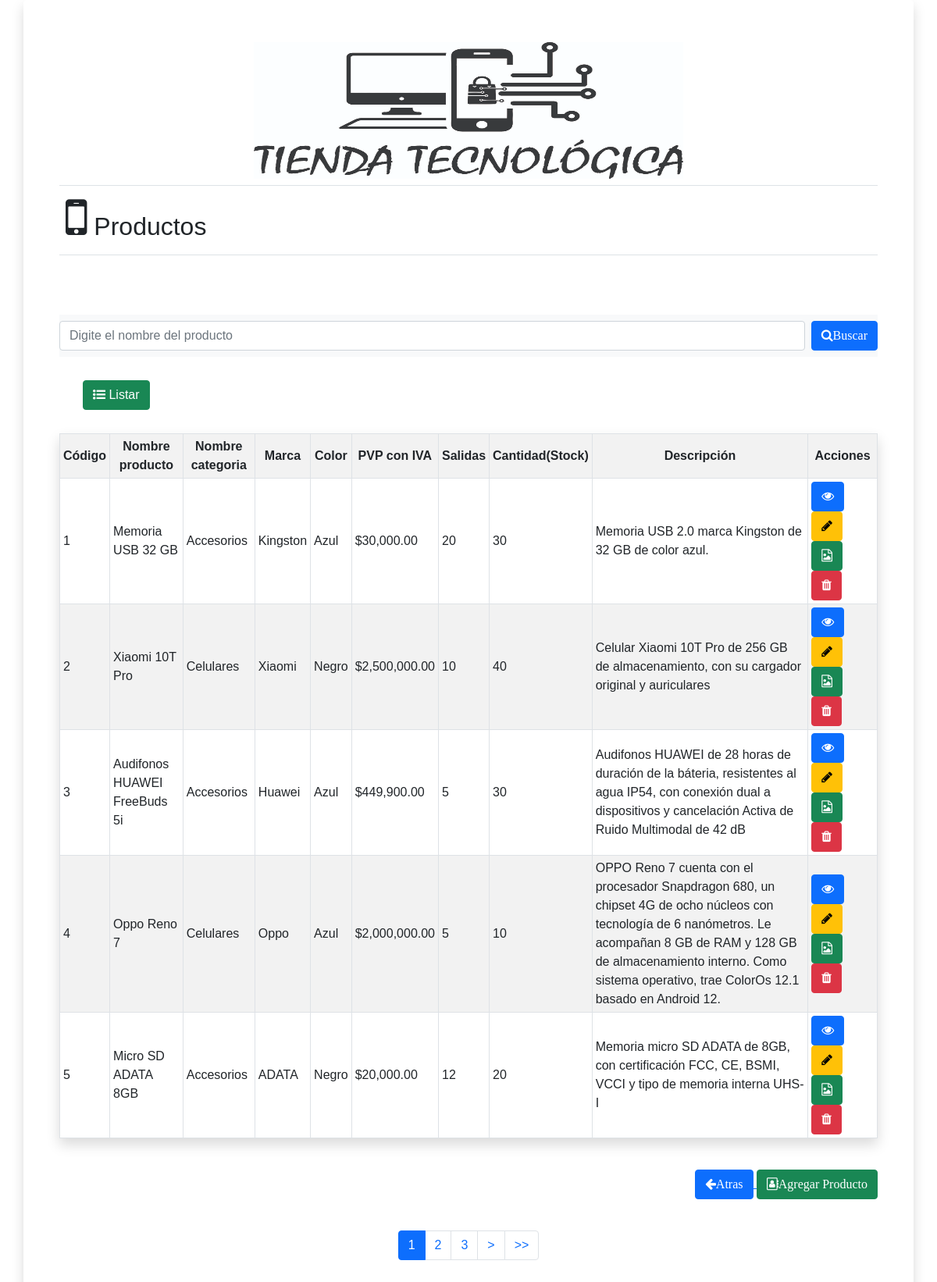
Page /vistas/productos/productos.php on the committed database.
### tables this page shows
CREATE TABLE `productos` (
  `id_producto` int(100) NOT NULL,
  `nombre_producto` varchar(50) NOT NULL,
  `id_categoria_producto` int(100) NOT NULL,
  `marca_producto` varchar(30) NOT NULL,
  `color_producto` varchar(30) NOT NULL,
  `pvp_con_iva_producto` decimal(19,2) NOT NULL,
  `salidas_producto` int(100) NOT NULL,
  `cantidad_stock_producto` int(100) NOT NULL,
  `descripcion_producto` varchar(250) NOT NULL
);

CREATE TABLE `categorias` (
  `id_categoria` int(100) NOT NULL,
  `nombre_categoria` varchar(70) NOT NULL,
  `estado_categoria` varchar(20) NOT NULL
);

### vistas/productos/productos.php (the view, shortened to what this page needs)
<?php
include("../../conexion/conectar.php");
?>
<?php
$conet = new conexion();
$c = $conet->conectando();
$query = "select count(*) as totalRegistros from productos";
$ejecuta = mysqli_query($c, $query);
$arreglo = mysqli_fetch_array($ejecuta);
$totalRegistros = $arreglo['totalRegistros'];
$maximoRegistros = 5;
if (empty($_GET['pagina'])) {
    $pagina = 1;
} else {
    $pagina = $_GET['pagina'];
}
$desde = ($pagina - 1) * $maximoRegistros;
$totalPaginas = ceil($totalRegistros / $maximoRegistros);
if (isset($_POST['search'])) {
    $query2 = "select * from productos where nombre_producto like '%$obj->nombre_producto%' limit $desde, $maximoRegistros";
    $ejecuta2 = mysqli_query($c, $query2);
    $arreglo2 = mysqli_fetch_array($ejecuta2);
} else {
    $query2 = "select * from productos limit $desde, $maximoRegistros";
    $ejecuta2 = mysqli_query($c, $query2);
    $arreglo2 = mysqli_fetch_array($ejecuta2);
}
?>
<!DOCTYPE html>
<html lang="es">
<head>
    <link rel="stylesheet" href="../../css/bootstrap.min.css">
    <link rel="stylesheet" href="../../css/font-awesome.min.css">
    <link rel="stylesheet" href="../../css/styles.css">
</head>
<body>
<div class="container-fluid p-3 mb-5 bg-body rounded container shadow">
        <div>
            <table class="table ">
                <thead>
                    <head>
                        <tr>
                        <th><center><img src="../../img/logo_2_T_T.jpg" width="550px" height="175px" alt=""></center></th>
                        </tr>
                    </head>
                    <tr>
                        <th><h2><i class="fa fa-mobile fa-2x" aria-hidden="true"></i> Productos</h2></th>
                    </tr>
                </thead>
            </table>
        </div>
        <form action="" name="productos" method="POST">
        <div class="campo" id="filtropro">
        <nav class="navbar navbar-expand-lg bg-light">
            <form class="d-flex" id="search" role="search">
                <input class="form-control me-2" type="search" name="nombre_producto" placeholder="Digite el nombre del producto" aria-label="Search">
                <button type="submit" name="search" id="search" class="btn btn-primary"><i class="fa fa-search" aria-hidden="true">Buscar</i></button>
            </form>
        </nav>
            <div class="marco" align="left">
                <button type="submit" class="btn btn-success"> <i class="fa fa-list-ul" aria-hidden="true"></i> Listar</button>
            </div>
        <section>
            <table class="table table-striped table-hover table table-bordered table-sm shadow">
                <tr>
                    <th>
                        <center>Código</center>
                    </th>
                    <th>
                        <center>Nombre producto</center>
                    </th>
                    <th>
                        <center>Nombre categoria</center>
                    </th>
                    <th>
                        <center>Marca</center>
                    </th>
                    <th>
                        <center>Color</center>
                    </th>
                    <th>
                        <center>PVP con IVA</center>
                    </th>
                    <th>
                        <center>Salidas</center>
                    </th>
                    <th>
                        <center>Cantidad(Stock)</center>
                    </th>
                    <th>
                        <center>Descripción</center>
                    </th>
                    <th>
                        <center>Acciones</center>
                    </th>
                </tr>
                <?php
                            if ($arreglo2 == 0) {
                            ?>
                            <div class="alert alert-warning" role="alert">
                                        <?php echo "No hay registros" ?>
                                </div>
                            <?php
                            }
                            else{
                                do{
                            ?>
                                        <td><?php echo $arreglo2[0] ?></td>
                                        <td><?php echo $arreglo2[1] ?></td>
                                        <td><?php
                                        $query3="select nombre_categoria from categorias where id_categoria = '$arreglo2[2]'";
                                        $resultado3=mysqli_query($c,$query3);
                                        $arreglo3 = mysqli_fetch_array($resultado3);
                                        echo $arreglo3[0]; ?></td>
                                        <td><?php echo $arreglo2[3] ?></td>
                                        <td><?php echo $arreglo2[4] ?></td>
                                        <td>$<?php echo number_format($arreglo2[5], 2, '.', ',');?></td>
                                        <td><?php echo $arreglo2[6] ?></td>
                                        <td><?php echo $arreglo2[7] ?></td>
                                        <td><?php echo $arreglo2[8] ?></td>
                                        <td>
                                        <a href="<?php if( $arreglo2[0]<>''){
                                                echo 'productos_ver.php?key='.urlencode($arreglo2[0]);
                                            }
                                            ?>"
                                            data-togle="tooltip" data-placement="top" title="Ver">
                                            <button name="ver" class="btn btn-primary" type="button"><i class="fa fa-eye" aria-hidden="true"></i></button>
                                            </a>
                                            <a href="<?php if( $arreglo2[0]<>''){
                                                echo 'productos_modificar.php?key='.urlencode($arreglo2[0]);
                                            }
                                            ?>"
                                            data-togle="tooltip" data-placement="top" title="Modificar">
                                                <button name="modificar" class="btn btn-warning" type="button"><i class="fa fa-pencil" aria-hidden="true"></i></button>
                                            </a>
                                            <a href="<?php if($arreglo2[0]<>''){
                                                echo '../imagenes/imagenes.php?key='.urlencode($arreglo2[0]);
                                            }
                                            ?>"
                                            data-togle="tooltip" data-placement="top" title="Imagen">
                                                <button name="imagen" class="btn btn-success" type="button"><i class="fa fa-file-image-o" aria-hidden="true"></i></button>
                                            </a>
                                            <a href="<?php if( $arreglo2[0]<>''){
                                                echo 'productos_eliminar.php?key='.urlencode($arreglo2[0]);
                                            }
                                            ?>"
                                            data-togle="tooltip" data-placement="top" title="Eliminar">
                                            <button name="button" class="btn btn-danger" type="button"><i class="fa fa-trash" aria-hidden="true"></i></button>
                                            </a>
                                        </td>
                            <?php
                                }while($arreglo2 = mysqli_fetch_array($ejecuta2));
                            }
                            ?>
                            </table>
                            <br>
                            <P align="right"><a href="../login/framework.php" target="marco">
                            <button name="atras" class="btn btn-primary" type="button"><i class="fa fa-arrow-left" aria-hidden="true">Atras</i></button>
                            </a>
                            <a href="productos_agregar.php" target="marco">
                            <button type="button" class="btn btn-success"><i class="fa fa-address-book-o" aria-hidden="true">Agregar Producto</i></button>
                            </a>
                        </P>
                        <br>
            <nav aria-label="Page navigation example">
                <ul class="pagination justify-content-center">
                    <?php
                    for($i=1; $i<=$totalPaginas; $i++){
                        if($i==$pagina){
                            echo'<li class="page-item active" aria-current="page"><a class="page-link" href="?pagina='.$i.'">'.$i.'</a></li>';
                        }
                        else{
                            echo'<li class="page-item "><a class="page-link" href="?pagina='.$i.'">'.$i.'</a></li>';
                        }
                    }
                    if($pagina !=$totalPaginas){
                    ?>
                    <li class="page-item">
                    <a class="page-link" href="?pagina=<?php echo $pagina+1; ?>">></a>
                    </li>
                    <li class="page-item">
                    <a class="page-link" href="?pagina=<?php echo $totalPaginas; ?>">>></a>
                    </li>
                    <?php
                    }
                    ?>
                </ul>
            </nav>
            </section>
          </div>
        </form>
    </div>
</body>
</html>

### css/styles.css (style rules this page uses)
* { font-family: Arial; align-content: center; }
div { padding: 30px; box-shadow: 5px; }
table { width: 100%; height: 250px; }
table td { padding: 30px; }

### rows in the picture
productos: id_producto "1", nombre_producto "Memoria USB 32 GB", id_categoria_producto.nombre_categoria "Accesorios", marca_producto "Kingston", color_producto "Azul", pvp_con_iva_producto "30,000.00", salidas_producto "20", cantidad_stock_producto "30", descripcion_producto "Memoria USB 2.0 marca Kingston de 32 GB de color azul."
productos: id_producto "2", nombre_producto "Xiaomi 10T Pro", id_categoria_producto.nombre_categoria "Celulares", marca_producto "Xiaomi", color_producto "Negro", pvp_con_iva_producto "2,500,000.00", salidas_producto "10", cantidad_stock_producto "40", descripcion_producto "Celular Xiaomi 10T Pro de 256 GB de almacenamiento, con su cargador original y auriculares"
productos: id_producto "3", nombre_producto "Audifonos HUAWEI FreeBuds 5i", id_categoria_producto.nombre_categoria "Accesorios", marca_producto "Huawei", color_producto "Azul", pvp_con_iva_producto "449,900.00", salidas_producto "5", cantidad_stock_producto "30", descripcion_producto "Audifonos HUAWEI de 28 horas de duración de la báteria, resistentes al agua IP54, con conexión dual a dispositivos y cancelación Activa de Ruido Multimodal de 42 dB"
productos: id_producto "4", nombre_producto "Oppo Reno 7", id_categoria_producto.nombre_categoria "Celulares", marca_producto "Oppo", color_producto "Azul", pvp_con_iva_producto "2,000,000.00", salidas_producto "5", cantidad_stock_producto "10", descripcion_producto "OPPO Reno 7 cuenta con el procesador Snapdragon 680, un chipset 4G de ocho núcleos con tecnología de 6 nanómetros. Le acompañan 8 GB de RAM y 128 GB de almacenamiento interno. Como sistema operativo, trae ColorOs 12.1 basado en Android 12."
productos: id_producto "5", nombre_producto "Micro SD ADATA 8GB", id_categoria_producto.nombre_categoria "Accesorios", marca_producto "ADATA", color_producto "Negro", pvp_con_iva_producto "20,000.00", salidas_producto "12", cantidad_stock_producto "20", descripcion_producto "Memoria micro SD ADATA de 8GB, con certificación FCC, CE, BSMI, VCCI y tipo de memoria interna UHS-I"
